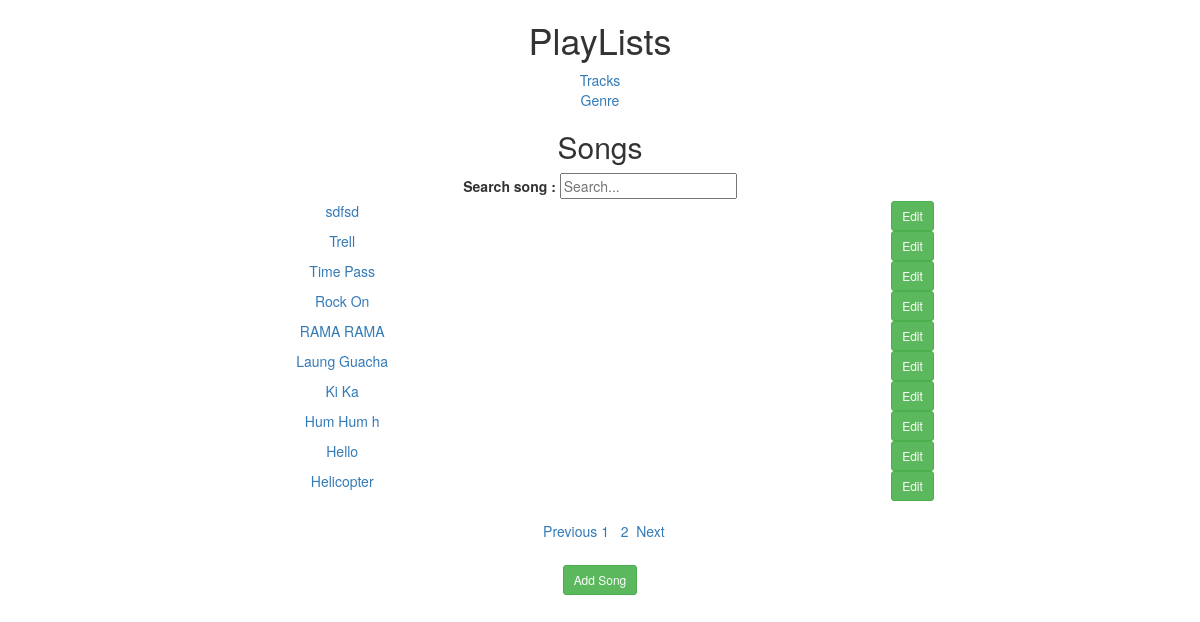
/greedy/tracks/, run on an earlier commit of the app's database.
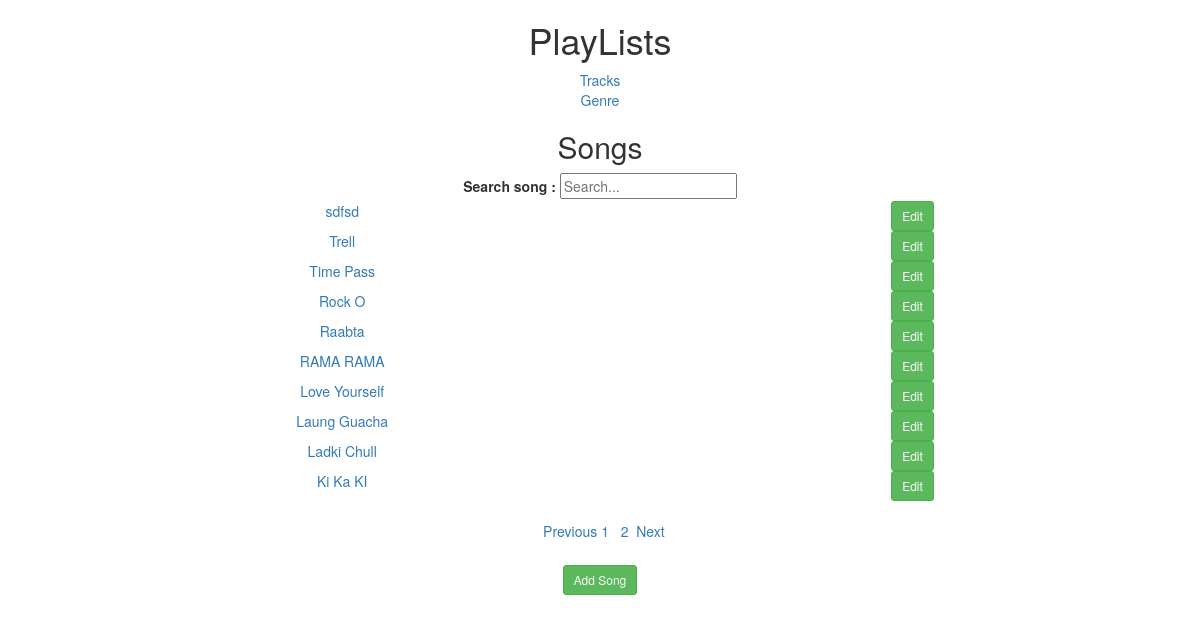
And on a later commit of the database.
### greedy/models.py (models this page shows, shortened)
class Track(models.Model):
    genre = models.ForeignKey('Genre', null = True)
    name = models.CharField(max_length=30, unique= True)
    class Meta:
        verbose_name_plural = "Tracks"
        ordering = ["-name"]

### greedy/views.py (the view)
class TracksList(ListView):
    model = Track
    paginate_by = 10
    template_name = 'track_list.html'
    def get_context_data(self, **kwargs):
        context = super(self.__class__, self).get_context_data(**kwargs)
        genre = Genre.objects.all()
        context['gene'] = []
        for entry in genre:
            track_genre = entry.name
            context['gene'].append(track_genre)
        return context

### greedy/models.py (called while the page is built)
    def __unicode__(self):
        return self.name

### greedy/templates/greedy/track_list.html (shortened to what this page needs)
{% extends "greedy/index.html" %}
{% block content %}
<div align="center">
    <h2>Songs</h2>
    <div id="search_content">
        <form action="">
            <label>Search song :</label>
            <input id="query" name="query" type="text" placeholder="Search..." />
        </form>
    </div>
        {% for Song in object_list %}
            <div class="genre_disp" align="center">
                <ul padding=20>
                    <div class="col-lg-12">
                        <div class="col-lg-6">
                        <a id="song" href =  "{% url 'track_details' Song.id %}">{{ Song.name }}</a>
                        </div>
                            <button type="button" class="btn btn-success btn-sm" data-toggle="modal" data-target="#myModal{{ forloop.counter }}">Edit</button>
                    </div>
                </ul>
            </div>
        {% endfor %}
{% endblock %}
{% block pagination %}
{% include 'snippets/pagination.html' %}
{% endblock%}
{% block track_add %}
{% include 'snippets/track_add.html' %}
{% endblock %}

### greedy/templates/greedy/index.html (shortened to what this page needs)
<!DOCTYPE html>
<html lang="en">
<head>
    {% load staticfiles %}
<link rel="stylesheet" href="http://maxcdn.bootstrapcdn.com/bootstrap/3.3.6/css/bootstrap.min.css">
</head>
<body>
    <div id="sidebar" align="center">
        <h1>PlayLists</h1>
        {% block sidebar %}
        <tr>
            <td><a href="/greedy/tracks/">Tracks</a></td></br>
            <td><a href="/greedy/genres/">Genre</a></td>
        </tr>
        {% endblock %}
    </div>
    <div id="content" >
        {% block content %}{% endblock %}
    <div align="center">
        {% block pagination %} {% endblock %}
    </div>
    <div>
        {% block track_add %} {% endblock %}
    </div>
</body>
</html>

### greedy/templates/snippets/pagination.html
{% if is_paginated %}
    <table class="pagination">
        <tr>
        {% if page_obj.has_previous %}
        <td>
          <a href="?page={{ page_obj.previous_page_number }}">
            <span>Previous</span>
          </a>
        </td>
      {% else %}
        <td class="disabled">
          <a href="#">
            <span>&nbsp; Previous  </span>
          </a>
        </td>
      {% endif %}
      {% for page in paginator.page_range %}
        <td {% if page == page_obj.number %}class="active"{% endif %}>
          <a href="?page={{ page }}">&nbsp;{{ page }} &nbsp;</a>
        </td>
      {% endfor %}
      {% if page_obj.has_next %}
        <td>
          <a href="?page={{ page_obj.next_page_number }}">
            <span>Next</span>
          </a>
        </td>
      {% else %}
        <td {% if not page_obj.has_next %}class="disabled"{% endif %}>
          <a href="#">
            <span>Next</span>
          </a>
        </td>
      {% endif %}
        </tr>
    </table>
{% endif %}

### greedy/templates/snippets/track_add.html (shortened to what this page needs)
{% block track_add %}
<div align="center">
<button type="button" class="btn btn-success btn-sm" data-toggle="modal" data-target="#addModal_track">Add Song</button>
</div>
{% endblock %}

What changed in the data, as far as the page shows it:
no longer on this page (row edited): Track: name "Hum Hum h"
no longer on this page (row unchanged): Track: name "Hello"
no longer on this page (row unchanged): Track: name "Helicopter"
changed Track: name "Rock On" → "Rock O"
added Track: name "Raabta"
added Track: name "Love Yourself"
added Track: name "Ladki Chull"
changed Track (number 10 of 10 on the later page): name "Ki Ka" → "Ki Ka KI"
